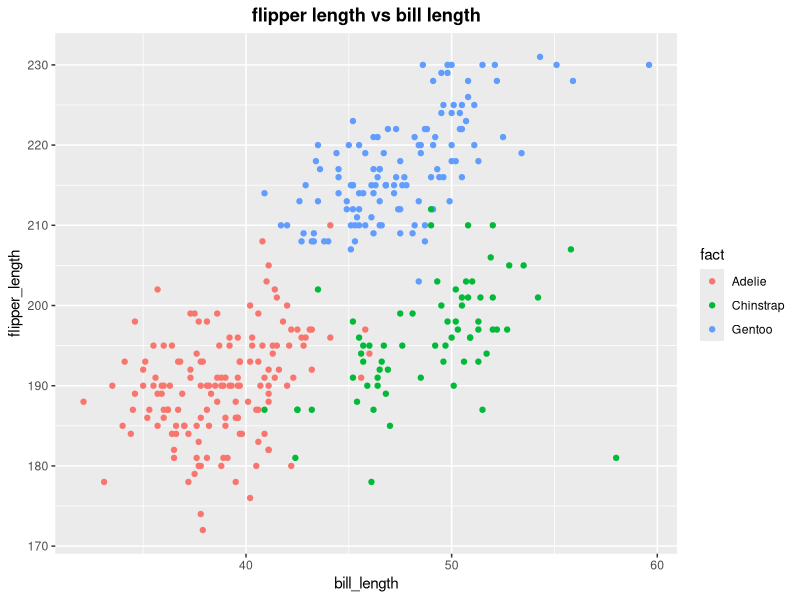
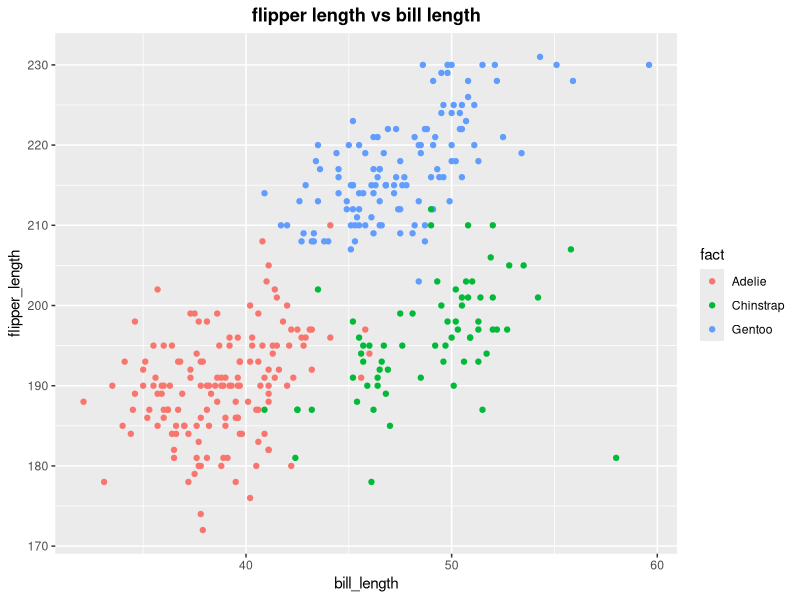

Recreate these plots in R, in order.
## ---- chunk 1
# libraries
library(tidyverse)
library(palmerpenguins)
library(ggplot2)
## ---- chunk 2
set.seed(123)
df <- tibble(
  x_1 = rnorm(10, sd = 1),
  x_2 = x_1 > 0,
  x_3 = c("a","b","c","d","e","f","g","h","i","j"),
  x_4 = factor(c("1","2","3","2","3","1","1","3","2","1"))
)
mean_num = mean(pull(df,x_1))
mean_log = mean(pull(df,x_2))
mean_char = mean(pull(df, x_3))
mean_fact = mean(pull(df, x_4))
## ---- chunk 3
data("penguins", package = "palmerpenguins")
summary(penguins)
n_row = nrow(penguins)
n_col = ncol(penguins)
# strip NA values before calculating mean
m_flipper = mean(penguins$flipper_length_mm, na.rm = TRUE)
## ---- chunk 4
plot_df <- tibble(
  flipper_length = penguins$flipper_length_mm,
  bill_length = penguins$bill_length_mm,
  fact = factor(penguins$species)
)
## ---- chunk 5
plot <- ggplot(plot_df, aes(x = bill_length, y = flipper_length, color = fact)) + geom_point() + labs(title = "flipper length vs bill length") + theme(plot.title = element_text(face = "bold", hjust = 0.5))
print(plot)
ggsave("hw1_scatterplot.png", width = 5, height = 5)
